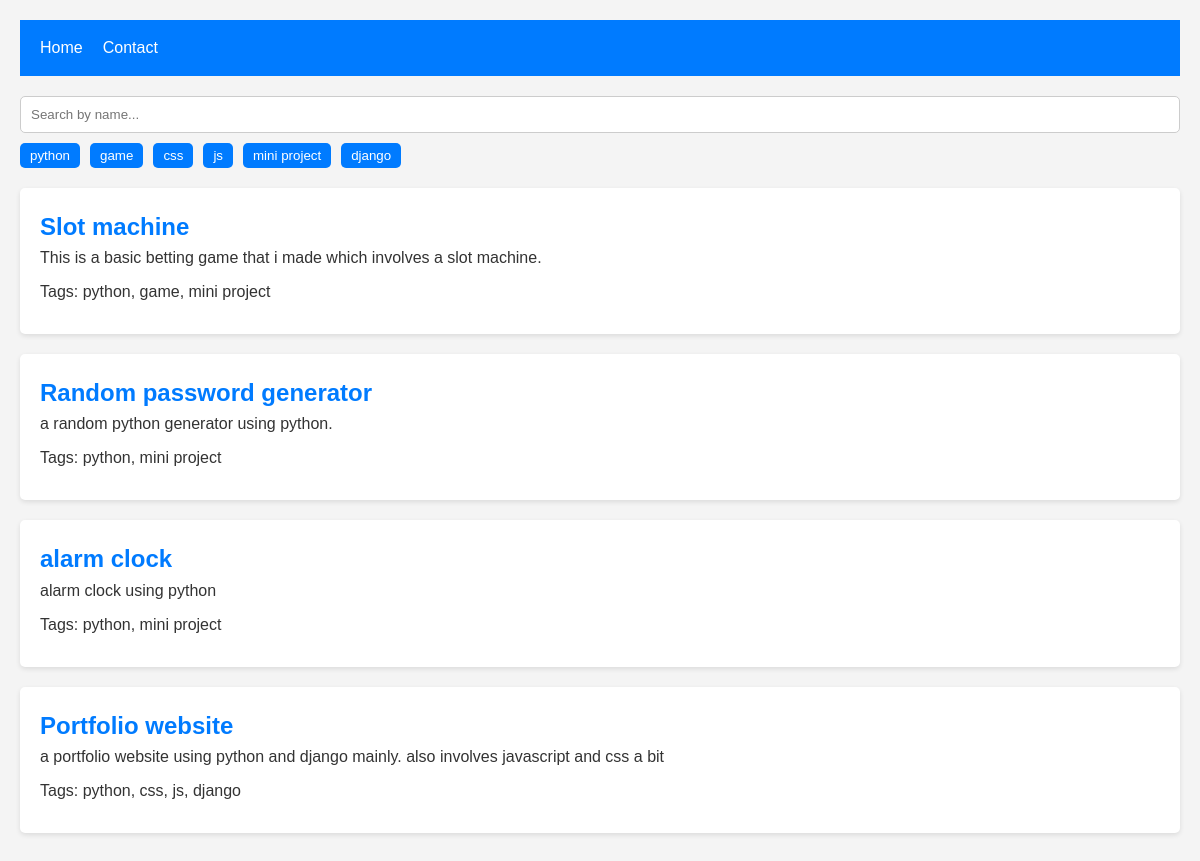
The page / on the database its author committed.
### main/models.py (models this page shows, shortened)
class Tag(models.Model):
    name = models.CharField(max_length=100, unique=True)
    def __str__(self):
        return self.name

class Project(models.Model):
    title = models.CharField(max_length=200)
    description = models.TextField()
    tags = models.ManyToManyField(Tag, related_name="projects")
    link = models.URLField(max_length=200, blank=True)

### main/views.py (the view)
# urls.py: path("", views.home, name="home"),
def home(request):
    projects = Project.objects.all()
    tags = Tag.objects.all()
    return render(request, "home.html", {"projects": projects, "tags": tags})

### main/templates/home.html (shortened to what this page needs)
{% extends 'index.html' %}
{% load static %}
{% block extrahead %}
  <link rel="stylesheet" href="{% static 'css/home.css' %}" />
{% endblock %}
{% block content %}
  <div class="filters">
    <input type="text" id="name-search" placeholder="Search by name..." />
    <div class="tags-list">
      {% for tag in tags %}
        <button class="tag" data-tag="{{ tag.name|lower }}">{{ tag.name }}</button>
      {% endfor %}
    </div>
  </div>
  <div class="projects-list">
    {% for project in projects %}
      <div class="project" data-name="{{ project.title|lower }}" data-tags="{{ project.tags.all|join:', '|lower }}">
        <h2><a href="{% url 'project' project.id %}">{{project.title}}</a></h2>
        <p>{{project.description}}</p>
        <p>Tags: {{project.tags.all|join:', '}}</p>
      </div>
    {% endfor %}
  </div>
{% endblock %}

### main/templates/index.html (shortened to what this page needs)
{% load static %}
<!DOCTYPE html>
<html lang="en">
<head>
    <link rel="stylesheet" href="{% static 'css/base.css' %}">
    {% block extrahead %}
    {% endblock extrahead %}
</head>
<body>
    <header>
        <ul class="nav-menu">
            <li><a href="/home">Home</a></li>
            <li><a href="/contact">Contact</a></li>
        </ul>
    </header>
    <main>
        {% block content %}
        {% endblock content %}
    </main>
</body>
</html>

### main/static/css/base.css (style rules this page uses)
* { box-sizing: border-box; margin: 0; padding: 0; font-family: "Arial", sans-serif; }
body { font-family: "Segoe UI", Tahoma, Geneva, Verdana, sans-serif; line-height: 1.6; color: #333; background-color: #f4f4f4; padding: 20px; }
a { color: #007bff; text-decoration: none; }
header { background-color: #007bff; color: white; padding: 10px 20px; }
.nav-menu { list-style: none; display: flex; justify-content: flex-start; gap: 20px; }
.nav-menu li { padding: 5px 0; }
.nav-menu a { color: white; transition: color 0.3s ease; }
main { margin-top: 20px; }

### main/static/css/home.css (style rules this page uses)
.filters { margin-bottom: 20px; }
#name-search { padding: 10px; margin-bottom: 10px; width: 100%; border: 1px solid #ccc; border-radius: 5px; }
.tags-list { display: flex; flex-wrap: wrap; gap: 10px; }
.tag { background-color: #007bff; color: white; border: none; padding: 5px 10px; border-radius: 5px; cursor: pointer; transition: background-color 0.3s; }
.projects-list { margin-top: 20px; }
.project { background-color: white; padding: 20px; margin-bottom: 20px; border-radius: 5px; box-shadow: 0 2px 5px rgba(0, 0, 0, 0.1); }
.project h2 { margin-top: 0; }
.project p { margin-bottom: 10px; line-height: 1.5; }

### rows shown on the page
Tag: name "python"
Tag: name "game"
Tag: name "css"
Tag: name "js"
Tag: name "mini project"
Tag: name "django"
Project: title "Slot machine", description "This is a basic betting game that i made which involves a slot machine.", tags.all "python, game, mini project"
Project: title "Random password generator", description "a random python generator using python.", tags.all "python, mini project"
Project: title "alarm clock", description "alarm clock using python", tags.all "python, mini project"
Project: title "Portfolio website", description "a portfolio website using python and django mainly. also involves javascript and css a bit", tags.all "python, css, js, django"
